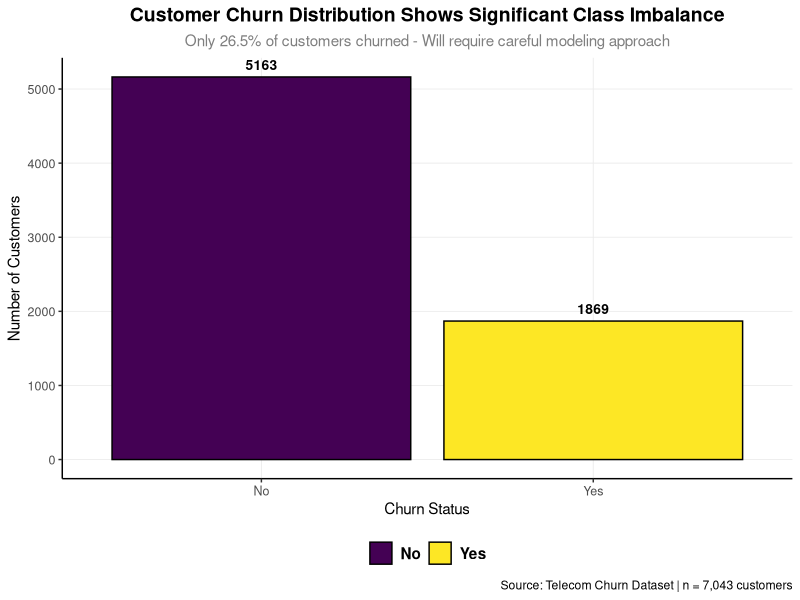
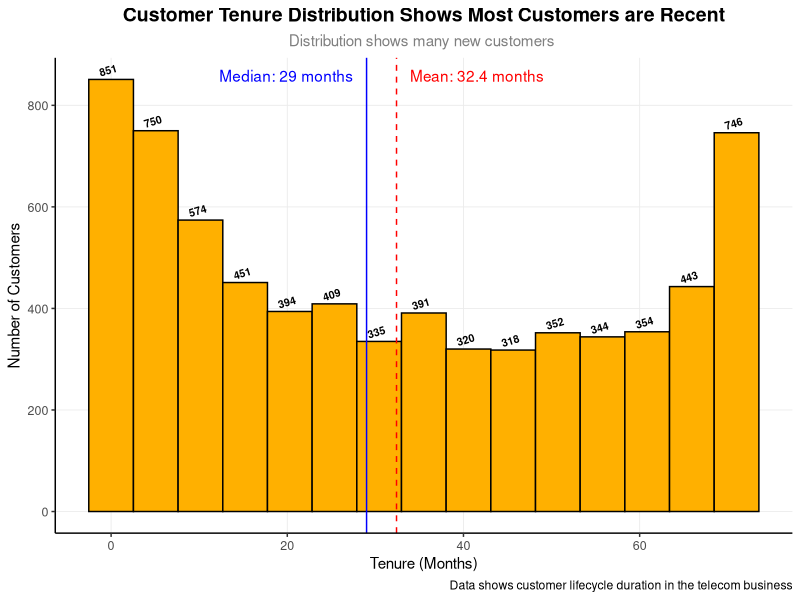
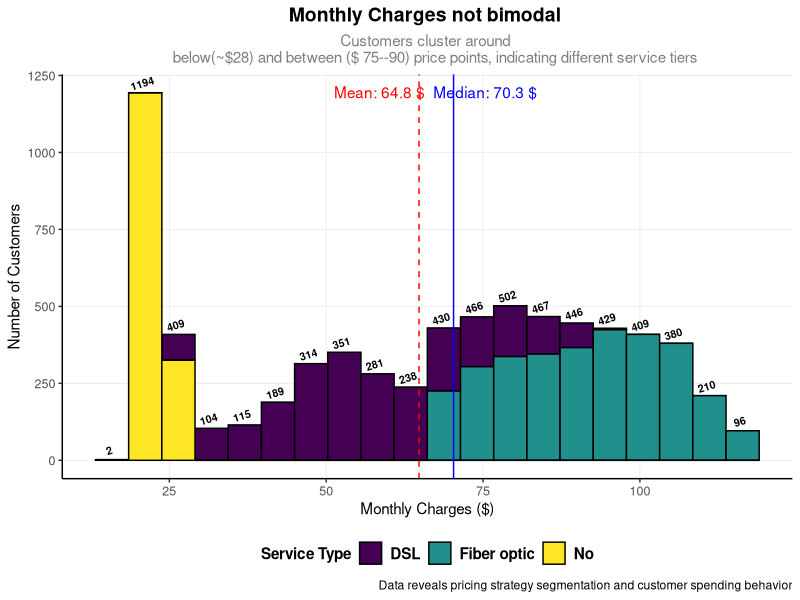
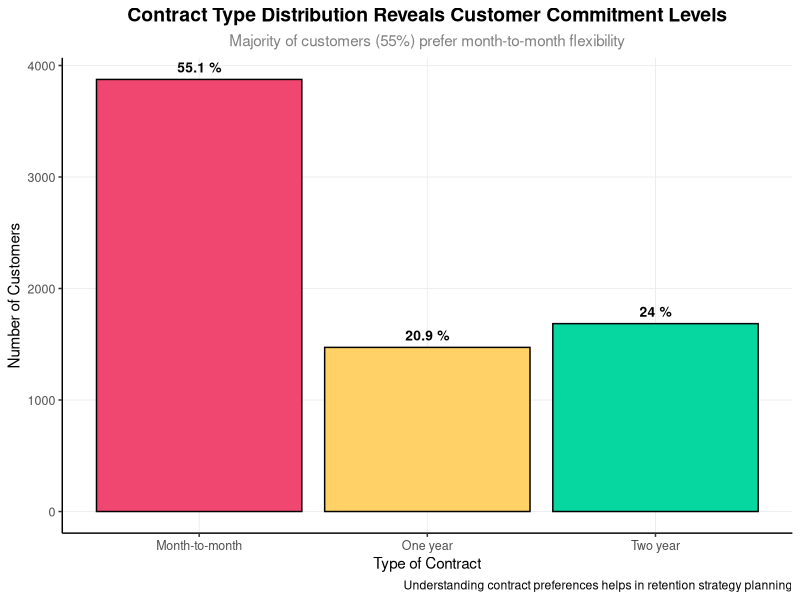

Reproduce these figures in R, in order. (Note: this script raises an error after producing the figures.)
# Set consistent theme for ALL plots
library(tidyverse)
library(ggplot2)
library(viridis)
library(patchwork)# For arranging multiple plots
library(here)
cleaned_data <- read.csv(here("data/processed" , "clean_data.csv"))
# Custom theme for publication quality
theme_custom <- theme_classic() +
  theme(
    text = element_text(family = "sans", color = "black"  ,  size = 11),
    plot.title = element_text(size = 14, face = "bold", hjust = 0.5),
    plot.subtitle = element_text(size = 11, color = "gray50", hjust = 0.5),
    axis.title = element_text(size = 11, face = "plain"),
    axis.text = element_text(size = 9 , color = "grey30"),
    legend.position = "bottom" , 
    legend.title = element_text(face = "bold"),
    legend.text = element_text(face = "bold" ,size = 11),
    legend.background = element_rect(fill = "white" , color = NA) , 
    panel.grid.major = element_line(color = "grey92" , linewidth = 0.3),
    panel.grid.minor = element_blank()
  )


# 1. CHURN DISTRIBUTION - Global churn rate
plot_1 <- cleaned_data %>%
  mutate(churn_label = ifelse(churn == 1, "Yes", "No")) %>%
  ggplot(aes(x = churn_label , fill = churn_label)) +
  geom_bar( color = "black") +
  geom_text(stat = 'count', aes(label = after_stat(count) ), 
            vjust = -0.7, size = 3.5  , 
            , fontface = "bold") +
  labs(
    title = "Customer Churn Distribution Shows Significant Class Imbalance",
    subtitle = "Only 26.5% of customers churned - Will require careful modeling approach",
    x = "Churn Status",
    y = "Number of Customers",
    fill = NULL, 
    caption = "Source: Telecom Churn Dataset | n = 7,043 customers"
  ) +
  scale_fill_viridis_d() +
  theme_custom
ggsave("CHURN_DISTRIBUTION.png" , 
        plot = plot_1,
        width = 16, height = 9, units = "in")

# plot2
 mean_value <-  round(mean(cleaned_data$tenure) , 1)
median_value <- round(median(cleaned_data$tenure) , 1)
label_1 <-  paste0("Mean: " , mean_value ," months")
label_2 <-  paste0("Median: " , median_value ," months")
plot_2 <- ggplot(data = cleaned_data ,  aes(x = tenure)) +
  geom_histogram(color = "black" , fill = "#FFB000" , bins = 15 ) +
  geom_text(stat = "bin" , aes(label = after_stat(count)) , 
            vjust = -0.7 , size = 2.7 , 
            fontface = "bold" , 
            angle = 17 , 
            bins = 15) +
   labs(
    title = "Customer Tenure Distribution Shows Most Customers are Recent",
    subtitle = "Distribution shows many new customers ",
    y = "Number of Customers",
    x = "Tenure (Months)",
    fill = NULL, 
    caption = "Data shows customer lifecycle duration in the telecom business"
  ) +
   geom_vline(xintercept = mean_value, color = "red", linetype = "dashed") +
   geom_vline(xintercept = median_value, color = "blue") +
   annotate("text", x = mean_value, y = Inf, label = label_1, 
            vjust = 2, hjust = -0.1, color = "red") +
   annotate("text", x = median_value, y = Inf, label = label_2 , 
            vjust = 2, hjust = 1.1, color = "blue") +
   theme_custom
ggsave("tenure_distribution.png" , 
       plot = plot_2 , 
       width = 16, height = 9, units = "in"
       )


# plot3
mean_monthly <-  round(mean(cleaned_data$monthly_charges) , 1)
median_monthly <- round(median(cleaned_data$monthly_charges) , 1)
label_1 <-  paste0("Mean: " , mean_monthly ," $")
label_2 <-  paste0("Median: " , median_monthly ," $")
plot_3 <- ggplot(data = cleaned_data ,  aes(x = monthly_charges)) +
  geom_histogram(color = "black"  , bins = 20 , 
                 aes(fill = internet_service)) +
  geom_text(stat = "bin" , aes(label = after_stat(count)) , 
            vjust = -0.7 , size = 2.7 , 
            fontface = "bold" , 
            angle = 17 , 
            bins = 20) +
  labs(
    title = "Monthly Charges not bimodal ",
    subtitle = "Customers cluster around 
    below(~$28) and between ($ 75--90) price points, indicating different service tiers",
    y = "Number of Customers",
    x = "Monthly Charges ($)",
    fill = "Service Type",
    caption = "Data reveals pricing strategy segmentation and customer spending behavior"
  ) +
  geom_vline(xintercept = mean_monthly, color = "red", linetype = "dashed") +
  geom_vline(xintercept = median_monthly, color = "blue") +
  annotate("text", x = mean_monthly -15, y = Inf, label = label_1, 
           vjust = 2, hjust = -0.1, color = "red") +
  annotate("text", x = median_monthly +15, y = Inf, label = label_2 , 
           vjust = 2, hjust = 1.1, color = "blue") +
  scale_fill_viridis_d() +
  theme_custom


ggsave("monthly_charges_distribution.png" , 
       plot = plot_3 , 
       width = 16, height = 9, units = "in")
# Check if bimodal
bimodal_check <- cleaned_data %>%
  summarise(
    low_tier = sum(monthly_charges < 50) / n() * 100,
    high_tier = sum(monthly_charges >= 50) / n() * 100,
    is_bimodal = abs(mean_monthly - median_monthly) > 10  
  )
bimodal_check
# plot_4 

plot_4 <- ggplot(data = cleaned_data ,  aes(x = contract)) +
  geom_bar(color = "black"  , 
                 aes(fill = contract ) , show.legend = FALSE) +
  geom_text(stat = "count" , 
            aes(label =paste(round(after_stat(count)/sum(after_stat(count)) *100 , 1) , "%")) , 
            vjust = -0.7 , size = 3.5 , 
            fontface = "bold"  ) +
  labs(
    title = "Contract Type Distribution Reveals Customer Commitment Levels",
    subtitle = "Majority of customers (55%) prefer month-to-month flexibility",
    y = "Number of Customers",
    x = "Type of Contract",
    fill = NULL,
    caption = "Understanding contract preferences helps in retention strategy planning"
  ) +
  scale_fill_manual(values = c("Month-to-month" = "#EF476F", 
                               "One year" = "#FFD166",         
                               "Two year" = "#06D6A0")) +
  theme_custom




ggsave("contract_distribution.png" , 
       plot = plot_4 , 
       width = 16, height = 9, units = "in")


# plot_5 
plot_data <-  cleaned_data |> 
  count(contract , churn) |> 
  group_by(contract) |> 
  mutate(prop = n/sum(n)) |> ungroup()
plot_5 <- ggplot(plot_data , aes(x= contract , y = prop,  fill = factor(churn)) )+
  geom_col(color = "black" , position = "fill") +
  geom_text(aes(label = percent(prop, accuracy = 1)), 
               position = position_fill(vjust = 0.5), 
               color = "white",                       
               fontface = "bold") +
  labs(
    title = "Month-to-Month Contracts Have Significantly Higher Churn Risk",
    subtitle = "Churn rate is 43% for month-to-month vs only 3% for two-year contracts",
    y = "Proportion of Customers",
    x = "Contract Type",
    fill = "Churn",
    caption = "Long-term contracts reduce churn by 4× - crucial for retention strategy"
  ) +
  scale_y_continuous(labels = percent) +
  scale_fill_discrete(labels = c("No", "Yes")) +
  theme_custom
 

ggsave("bivar_contract_vs_churn_01.png" , 
       plot = plot_5, 
       width = 16, height = 9, units = "in")
# plot_6
plot_data2 <-  cleaned_data |> 
  count(payment_method , churn) |> 
  group_by(payment_method) |> 
  mutate(prop = n/sum(n)) |> ungroup()
plot_6 <- ggplot(plot_data2 , aes(x= payment_method , y = prop,  fill = factor(churn)) )+
  geom_col(color = "black" , position = "fill") +
  geom_text(aes(label = percent(prop, accuracy = 1)), 
            position = position_fill(vjust = 0.5), 
            color = "white",                       
            fontface = "bold") +
  labs(
    title = "Electronic Check Users Show Highest Churn Vulnerability",
    subtitle = "Converting check users to automatic
    payments could prevent 1 in 3 potential churn cases",
    y = "Proportion of Customers",
    x = "Payment Method",
    fill = "Churn",
    caption = "Operational insight: Friction in
    payment process directly impacts customer retention"
  ) +
  scale_y_continuous(labels = percent) +
  scale_fill_discrete(labels = c("No", "Yes")) +
  theme_custom


ggsave("bivar_payment_vs_churn_02.png" , 
       plot = plot_6, 
       width = 16, height = 9, units = "in")


# plot7 

plot_7a <- ggplot(cleaned_data , aes(x = factor(churn) , y =tenure , fill=factor(churn))) +
  geom_violin(alpha= 0.4) +
  geom_boxplot(width = 0.2, color = "black", outlier.shape = NA) +
  labs(
    title = "Customers Typically Churn Within the First Year",
    subtitle = "Median tenure for churned users is significantly lower than retained users",
    x = "Churn Status",
    y = "Tenure (Months)",
    fill = "Churned?" , 
    caption = "Tenure is a huge indicator of churn"
  ) +
  scale_x_discrete(labels = c("0" = "Stayed", "1" = "Churned"))+
  scale_fill_manual(values = c("0" = "#648FFF", "1" = "#FFB000"), labels = c("No", "Yes")) +
  theme_custom
ggsave("bivar_tenure_vs_churn_03_a.png" , 
       plot = plot_7a , 
       width = 16 , height = 9 , 
       units = "in")



# plot_7b
plot_7b <- ggplot(cleaned_data , aes(x = tenure ,  fill=factor(churn))) +
 
  geom_histogram(color = "black") +
  labs(
    title = "Customers Typically Churn Within the First Year",
    subtitle = "typically after 24 months churn tends to be very low",
    x = "Churn Status",
    y = "freq",
    fill = "Churned?" , 
    caption = "Tenure is a huge indicator of churn"
  ) +
 
  scale_fill_manual(values = c("0" = "#648FFF", "1" = "#FFB000"), labels = c("No", "Yes")) +
  theme_custom
ggsave("bivar_tenure_vs_churn_03_b.png" , 
       plot = plot_7b , 
       width = 16 , height = 9 , 
       units = "in")


# plot_8a
plot_8a <- ggplot(cleaned_data , aes(x = factor(churn) , y =monthly_charges , fill=factor(churn))) +
  geom_violin(alpha= 0.4) +
  geom_boxplot(width = 0.2, color = "black", outlier.shape = NA) +
  labs(
    title = "Higher Monthly Bills Increase Churn Risk, Especially for New Customers",
    subtitle = "Median monthly charges for churned users is  higher
    than retained users",
    x = "Churn Status",
    y = "Monthy charges in $",
    fill = "Churned?" , 
    caption = "Monthly charge is a huge indicator of churn"
  ) +
  scale_x_discrete(labels = c("0" = "Stayed", "1" = "Churned"))+
  scale_fill_manual(values = c("0" = "#648FFF", "1" = "#FFB000"), labels = c("No", "Yes")) +
  theme_custom
ggsave("bivar_monthly_vs_churn_04_a.png" , 
       plot = plot_8a , 
       width = 16 , height = 9 , 
       units = "in")


# plot_8b
plot_8b <- ggplot(cleaned_data , aes(x = monthly_charges ,  fill=factor(churn))) +
  
  geom_histogram(color = "black") +
  labs(
    title = "Customers Typically Churn Within the First Year",
    subtitle = "People begin to churn more when mothly charge > 65$",
    x = "Churn Status",
    y = "Freq",
    fill = "Churned?" , 
    caption = "Monthly Charge is a huge indicator of churn"
  ) +
  
  scale_fill_manual(values = c("0" = "#648FFF", "1" = "#FFB000"), labels = c("No", "Yes")) +
  theme_custom
ggsave("bivar_monthly_vs_churn_04_b.png" , 
       plot = plot_8b , 
       width = 16 , height = 9 , 
       units = "in")

# multivar_plot9

plot_9 <-  ggplot(cleaned_data , aes(x = tenure , y =monthly_charges  
                          , fill= factor(churn)
                          )) +
  
 geom_jitter(alpha = 0.6 , size = 2 , shape = 21 , color = "black" ) +
  labs(
    title = "High-Cost New Customers Form Most At-Risk Churn Cluster",
    subtitle = "Danger zone: Customers with low tenure (<12 months) and high monthly charges (>$70)",
    x = "Tenure",
    y = "Monthly Charges" , 
    caption = "As tenure Increase churn decreaces regardless or price"
  )  +
  scale_fill_manual(name = "Customer Status" , 
                     values = c("0" = "#648FFF", "1" = "#FE6100") , 
                     labels = c("Stayed" , "Left")) +
  theme_custom


ggsave("multivariate_tenure_vs_charges_scatter_01.png" , 
       plot =plot_9 , 
       width = 16 , height = 9 , 
       units = "in")           

plot_data3 <-  cleaned_data |> 
  group_by( tenure , contract) |>
  summarise(churned_sum= sum(churn) , 
            total = n() , 
            rate = churned_sum/total*100)|> 
  ungroup()
# plot_10
plot_10 <- ggplot(plot_data3 , aes(x = tenure , y = rate )) +
  geom_line(linewidth = 1.2 , aes(color= contract) , show.legend = FALSE ) +
  geom_point(size = .75 , alpha= 0.6) +
  facet_wrap(~ contract, ncol = 1, scales = "free_y") +
  labs(
    title = "Contracts cut churn",
    subtitle = "Month to Month churn persists ",
    x = "Tenure",
    y = "People Who Churned (Rate)" , 
    caption = "Strategy: Focus onboarding efforts on first-year customers, especially month-to-monthh"
  )  +
  scale_x_continuous(breaks = seq(0, max(plot_data3$tenure), by = 12)) +
  theme_custom
ggsave("multivariate_tenure_churn_by_contract_02.png" , 
       plot = plot_10 , 
       width = 16  , 
       height = 9 , 
       units = "in")
